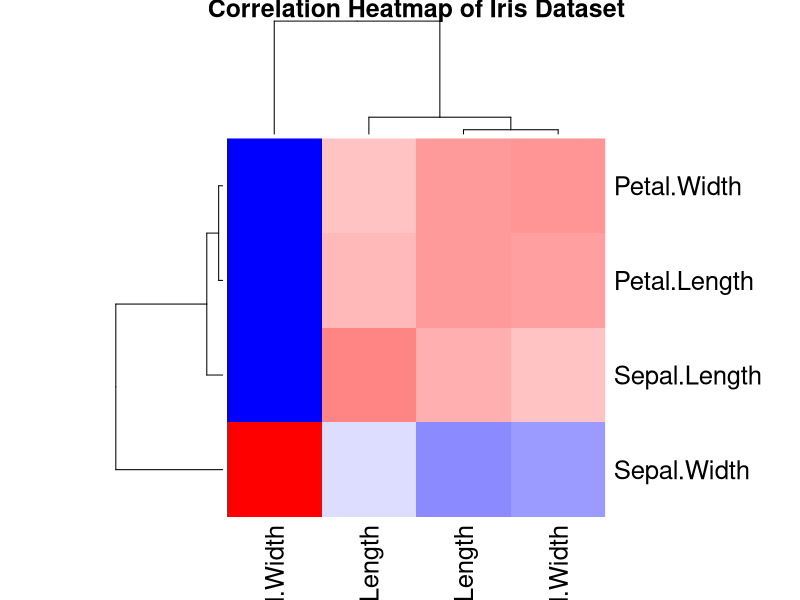
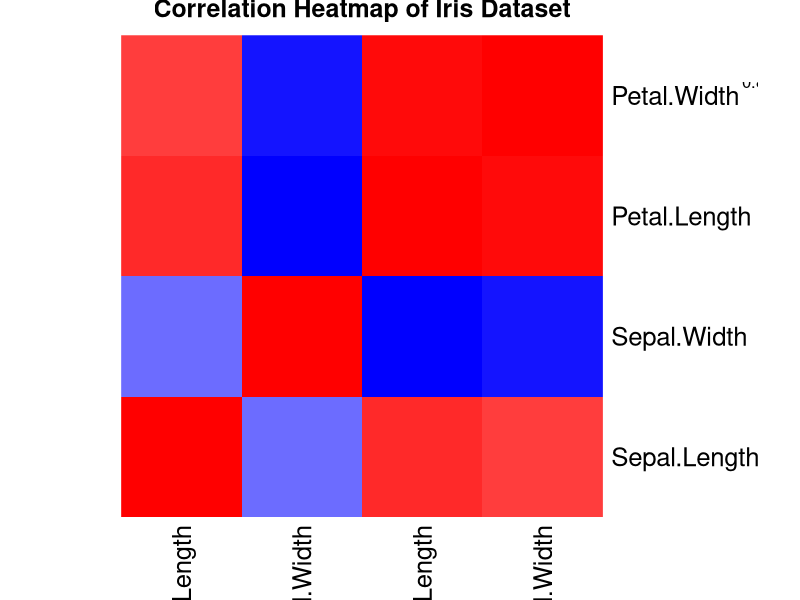
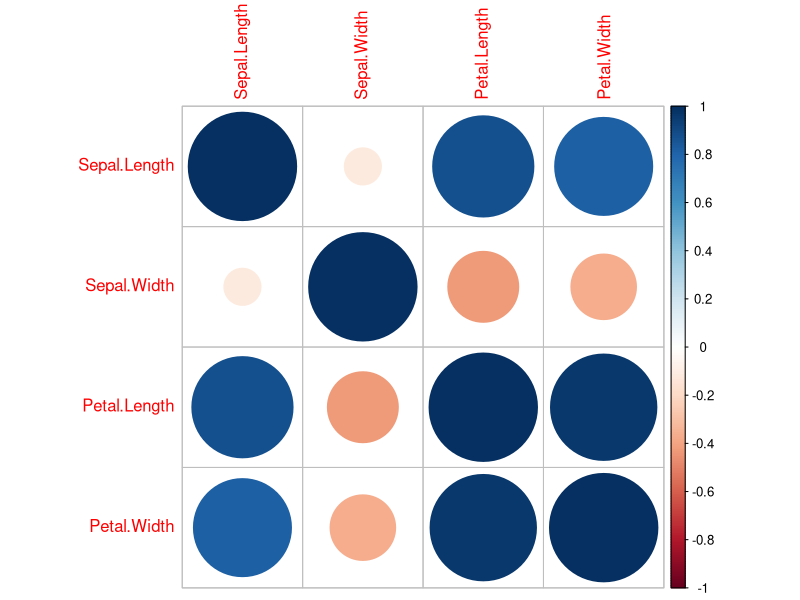
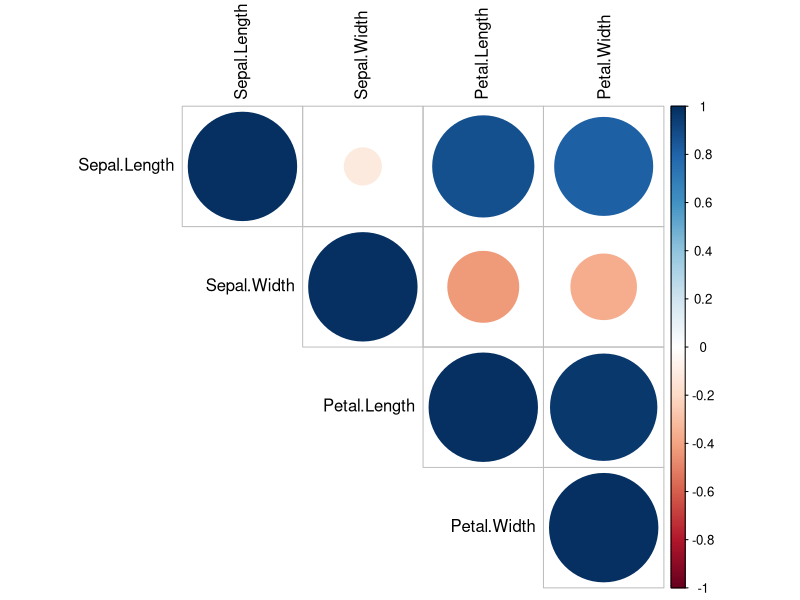
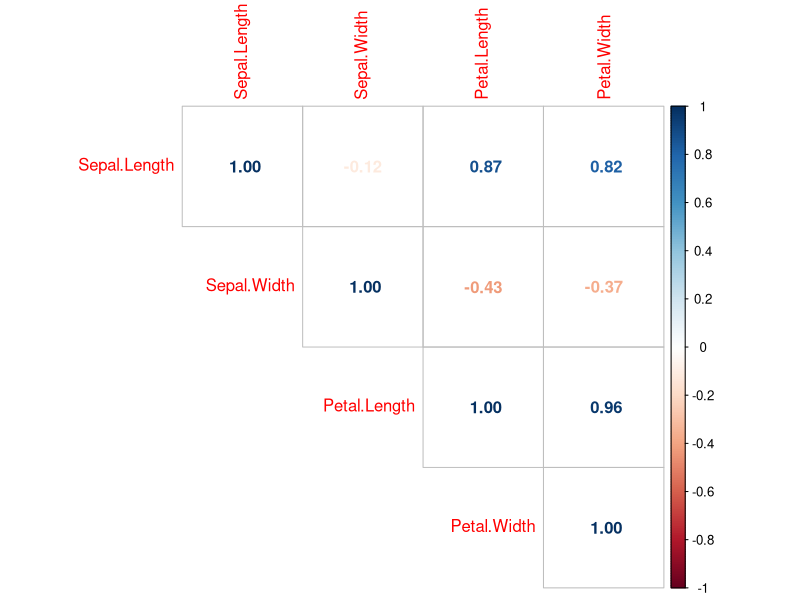
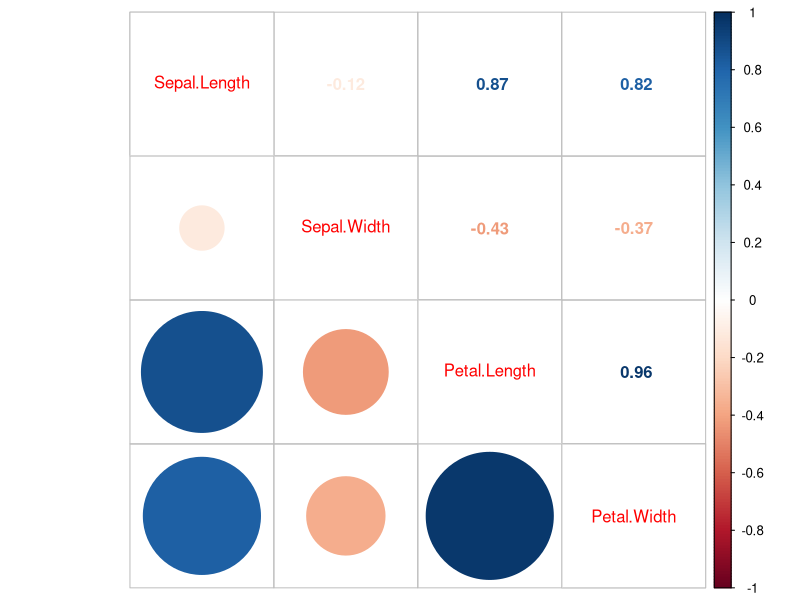
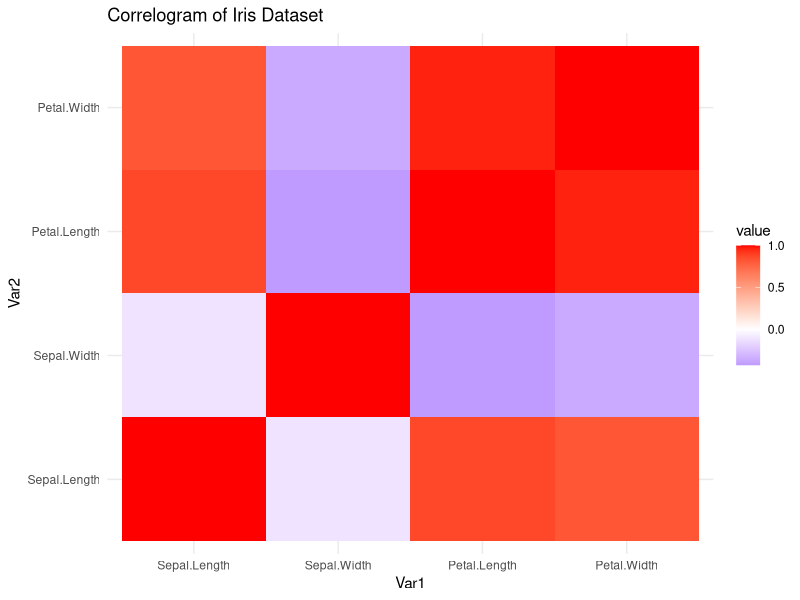
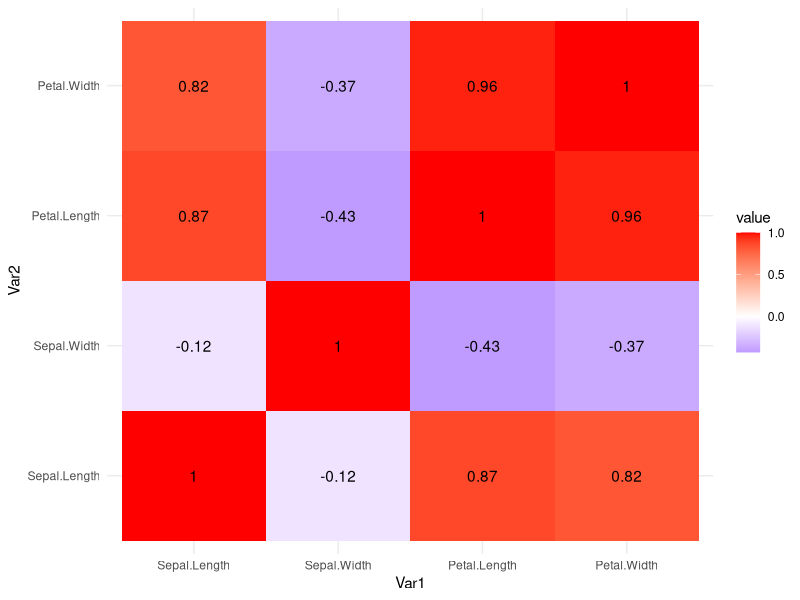

Here is the R script that generated these plots, in order:
#Load and prepare the dataset
data(iris)
#use only numeric variables
iris_num<- iris[,1:4]
#Compute correlation matrix
corr_matrix<-cor(iris_num)
corr_matrix
#basic correlation matrix
heatmap(
  corr_matrix,
  col=colorRampPalette(c("blue","white","red"))(100),
  main="Correlation Heatmap of Iris Dataset"
)
#Heatmap with Correlation Values
heatmap(
  corr_matrix,
  col = colorRampPalette(c("blue","white","red"))(100),
  Rowv=NA,
  Colv=NA,
  scale="none",
  main="Correlation Heatmap of Iris Dataset"
)
text(
  rep(1:ncol(corr_matrix), each=nrow(corr_matrix)),
  rep(nrow(corr_matrix):1, ncol(corr_matrix)),
  round(corr_matrix,2))
#correlogram using `corrplot` (most popular)
#Install package:
install.packages("corrplot")
library(corrplot)
#basic correlogram:
corrplot(corr_matrix)
#colored Circle correlogram
corrplot(
  corr_matrix,
  method = "circle",
  type = "upper",
  tl.col = "black")
#Correlogram with correlation numbers
corrplot(
  corr_matrix,
  method="number",
  type="upper")
#Displays correaltion coefficients directly
#Mixed Correlogram
corrplot.mixed(
  corr_matrix,
  lower="circle",
  upper="number")
# ggplot2-style Correlogram
# Convert correlation matrix to long format
library(reshape2)
library(ggplot2)

corr_long <- melt(corr_matrix)

ggplot(corr_long, aes(Var1, Var2, fill = value)) +
  geom_tile() +
  scale_fill_gradient2(            
    low = "blue",
    mid = "white",                
    high = "red",
    midpoint = 0
  ) +
  theme_minimal() +
  labs(title = "Correlogram of Iris Dataset")

#Correlogram with Values
ggplot(corr_long,aes(Var1,Var2,fill=value))+
  geom_tile()+
  geom_text(aes(label=round(value,2)))+
  scale_fill_gradient2(
    low="blue",
    mid="white",
    high="red",
    midpoint=0
  )+
  theme_minimal()
# Advanced Correlogram Using GGally
install.packages("GGally")
library(GGally)
ggcorr(
  iris_num,
  label=TRUE,
  label_round=2)
#Advanced Scatter Correlogram
library(GGally)
ggpairs(iris,
        columns=1:4,
        aes(color=Species))
